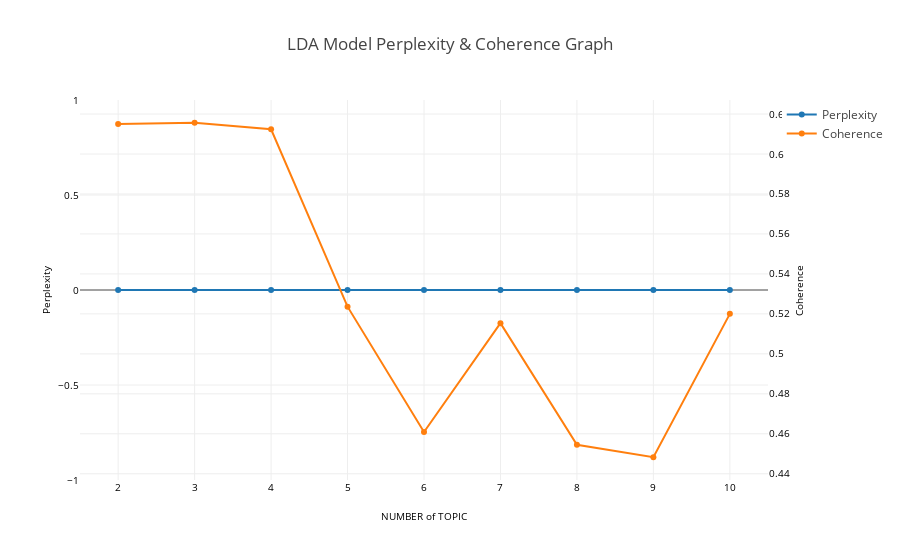

The code cell stored with this chart in its notebook:
### Code cell
MAX_TOPICS = 10 

tc.set_plotly()
tc.get_model_validation_graph("lsi", tokenized_sentence_list, MAX_TOPICS)

### Figure 1 — Plotly figure (JSON) as saved in the notebook; plotly's stock layout.template omitted (floating-point values rounded to 4 significant figures)
{"data": [{"marker": {}, "name": "Perplexity", "type": "scatter", "x": ["2", "3", "4", "5", "6", "7", "8", "9", "10"], "y": [0, 0, 0, 0, 0, 0, 0, 0, 0], "yaxis": "y"}, {"marker": {}, "name": "Coherence", "type": "scatter", "x": ["2", "3", "4", "5", "6", "7", "8", "9", "10"], "y": [0.615, 0.6156, 0.6124, 0.5236, 0.4609, 0.5154, 0.4545, 0.4483, 0.52], "yaxis": "y2"}], "layout": {"title": "LDA Model Perplexity & Coherence Graph", "xaxis": {"dtick": 1, "exponentformat": "e", "showexponent": "all", "showticklabels": true, "tickangle": 0, "tickfont": {"color": "black", "size": 10}, "title": "NUMBER of TOPIC", "titlefont": {"color": "black", "size": 10}}, "yaxis": {"exponentformat": "e", "showexponent": "all", "showticklabels": true, "tickangle": 0, "tickfont": {"color": "black", "size": 10}, "title": "Perplexity", "titlefont": {"color": "black", "size": 10}}, "yaxis2": {"overlaying": "y", "showticklabels": true, "side": "right", "tickangle": 0, "tickfont": {"color": "black", "size": 10}, "title": "Coherence", "titlefont": {"color": "black", "size": 10}}}}
